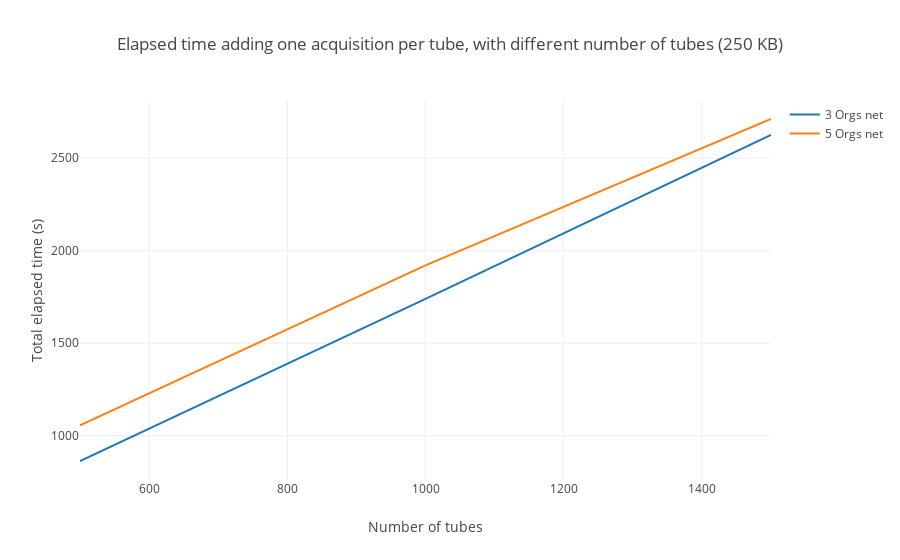

Source (notebook cell):
### Markdown cell above
### Elapsed time adding one acquisition per tube, with different number of tubes

### Code cell
# 3 Orgs net data
threeOrgs = [862.7493, 1738.8425, 2625.2902]
# 5 Orgs net data
fiveOrgs = [1054.9542, 1919.9872, 2711.5517]

totalAcquisition("250 KB", threeOrgs, fiveOrgs)

### Figure 1 — Plotly figure (JSON) as saved in the notebook; plotly's stock layout.template omitted (floating-point values rounded to 4 significant figures)
{"data": [{"mode": "lines", "name": "3 Orgs net", "type": "scatter", "uid": "ceefe172-fa68-4293-a292-bdd707db92be", "x": [500, 1000, 1500], "y": [862.7, 1739.0, 2625.0]}, {"mode": "lines", "name": "5 Orgs net", "type": "scatter", "uid": "5bc0f82c-bacb-445e-8dac-5292bdb51417", "x": [500, 1000, 1500], "y": [1055.0, 1920.0, 2712.0]}], "layout": {"barmode": "group", "title": {"text": "Elapsed time adding one acquisition per tube, with different number of tubes (250 KB)"}, "xaxis": {"range": [500, 1500], "title": {"text": "Number of tubes"}}, "yaxis": {"title": {"text": "Total elapsed time (s)"}}}}
